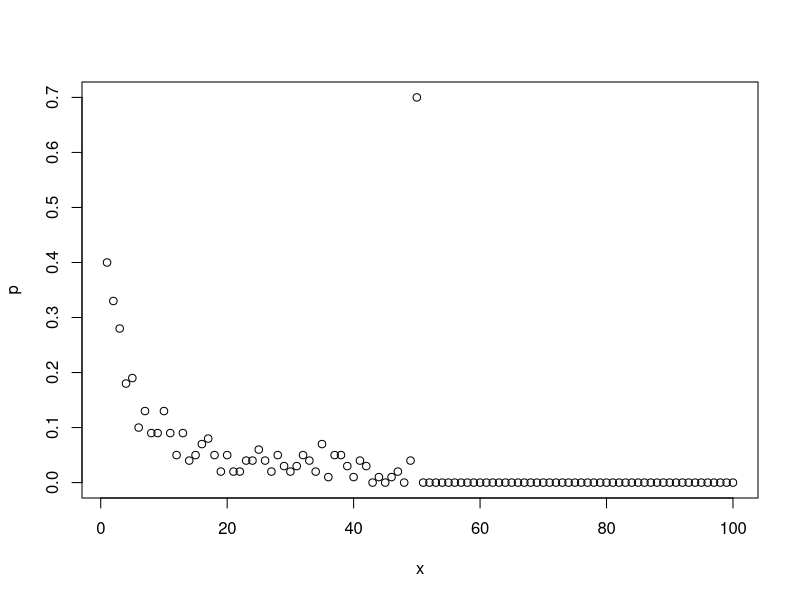

Write the R code that produced this figure.
#-----------------------------------------------Question 1------------------------------------------------------
Pone <- function(n, k, strategy, nreps) {
  #Function to determine the probability that a single prisoner gets free using any one of the 3 given strategies 
  #Arguements
  # n - number of boxes that can opened by one prisoner
  # k - the prisoner number
  # strategy - strategy used by the prisoners to get free. Can be 1,2 or 3
  # nreps - number of simulations
  
  #Returns
  #Probability that a single prisoner got free
  
  #------------------------------------------------CODE---------------------------------------------------------
  freePrisoners = 0 #keeps track of the number of simulation in which prisoner number 'k' got free
  if(strategy == 1) {
    for(rep in 1:nreps) {
      cardsInBoxes <- c(sample(1 : (2*n), 2*n, replace = FALSE))
      #vector of length 2n with index representing the box number and the 
      #corresponding element representing the card number inside
      currentCard = cardsInBoxes[k];
      for(i in 1:n) {
        if(currentCard == k) { #if the card that we got = the prisoner number => prisoner gets free
          freePrisoners = freePrisoners+1 #adding one because in this simulation our prisoner got free
          break
        }
        else { 
          currentCard = cardsInBoxes[currentCard] #else we go and open that box whose number we got in our card in the
          #previous box we opened
        }
      }
    }
    return (freePrisoners/nreps) # prob = favourable number of outcomes/ total number of outcomes
  }
  else if(strategy == 2) {
    for(rep in 1:nreps) {
      cardsInBoxes <- c(sample(1 : (2*n), 2*n, replace = FALSE))
      #vector of length 2n with index representing the box number and the 
      #corresponding element representing the card number inside
      startingBox <- sample(1: (2*n), 1) #randomly selecting the box to be opened first
      currentCard = cardsInBoxes[startingBox]
      for(i in 1:n) {
        if(currentCard == startingBox) { #if the card that we got = the prisoner number => prisoner gets free
          freePrisoners = freePrisoners+1 #adding one because in this simulation our prisoner got free
          break
        }
        else {
          currentCard = cardsInBoxes[currentCard] #else we go and open that box whose number we got in our card in the
          #previous box we opened
        }
      }
    }
    return (freePrisoners/nreps) # prob = favourable number of outcomes/ total number of outcomes
  }
  else if(strategy == 3) {
    for(rep in 1:nreps) {
      cardsInBoxes <- c(sample(1 : (2*n), 2*n, replace = FALSE))
      nRandomBoxes <- c(sample(1 : (2*n), n, replace = FALSE))
      for(box in nRandomBoxes) {
        if(cardsInBoxes[box] == n) { #if the card that we got = the prisoner number => prisoner gets free
          freePrisoners = freePrisoners + 1
          break
        }
      }
    }
    return (freePrisoners/nreps) #return probability
  }
  else {
    return (0.0) #because wronf strategy has been entered
  }
}

#---------------------------------------------Question 2----------------------------------------------------

Pall <- function(n, strategy, nreps) {
  #Function to determine the probability that all prisoners get free using any one of the 3 given strategies 
  #Arguements
  # n - number of boxes that can opened by one prisoner
  # strategy - strategy used by the prisoners to get free. Can be 1,2 or 3
  # nreps - number of simulations
  
  #Returns
  #Probability that all prisoners got free
  
  #---------------------------------------------CODE---------------------------------------------------------
  allPrisonersFree = 0 #keeps track of the number of simulations in which all prisoners got free
  if(strategy == 1) {
    for(rep in 1:nreps) {
      cardsInBoxes <- c(sample(1 : (2*n), 2*n, replace = FALSE))
      #vector of length 2n with index representing the box number and the 
      #corresponding element representing the card number inside
      freePrisoners = 0
      for(prisoner in 1: (2*n)) {
        currentCard = cardsInBoxes[prisoner] 
        for(i in 1:n) {
          if(currentCard == prisoner) { #if the card that we got = the prisoner number => prisoner gets free
            freePrisoners = freePrisoners + 1
            break
          }
          else {
            currentCard = cardsInBoxes[currentCard] #otherwise we go see the card and go to that box number
          }
        }
      }
      if(freePrisoners == (2*n)) {
        allPrisonersFree = allPrisonersFree + 1 #increment the count of simulation in which all prisoners got free by 1
      }
    }
    return (allPrisonersFree/nreps) #return probability
  }
  else if(strategy == 2) {
    for(rep in 1:nreps) {
      freePrisoners = 0
      cardsInBoxes <- c(sample(1 : (2*n), 2*n, replace = FALSE))
      #vector of length 2n with index representing the box number and the 
      #corresponding element representing the card number inside
      for(prisoner in 1: (2*n)) {
        currentBox = sample(1 : (2*n), 1)
        currentCard = cardsInBoxes[currentBox]
        for(i in 1:n) {
          if(currentCard == prisoner) { #if the card that we got = the prisoner number => prisoner gets free
            freePrisoners = freePrisoners + 1
            break
          }
          else {
            currentCard = cardsInBoxes[currentCard] #otherwise we go see the card and go to that box number
          }
        }
      }
      
      if(freePrisoners == (2*n)) {
        allPrisonersFree = allPrisonersFree + 1 #increment the count of simulation in which all prisoners got free by 1
      }
    }
    return (allPrisonersFree/nreps) #return probability
  }
  else if(strategy == 3) {
    for(rep in 1:nreps) {
      freePrisoners = 0
      cardsInBoxes <- c(sample(1 : (2*n), 2*n, replace = FALSE))
      #vector of length 2n with index representing the box number and the 
      #corresponding element representing the card number inside
      # nRandomBoxes <- c(sample(1 : (2*n), n, replace = FALSE))
      for(prisoner in 1:(2*n)) {
        nRandomBoxes <- c(sample(1 : (2*n), n, replace = FALSE)) #selecting n raondom boxes out of 2n boxes
        for(box in nRandomBoxes) {
          if(cardsInBoxes[box] == prisoner) { #if the card that we got = the prisoner number => prisoner gets free
            freePrisoners = freePrisoners + 1
            break
          }
        }
      }
      if(freePrisoners == (2*n)) {
        allPrisonersFree = allPrisonersFree + 1 #increment the count of simulation in which all prisoners got free by 1
      }
    }
    return (allPrisonersFree/nreps) #return probability
  }
}

#---------------------------------------------Question 3-------------------------------------------------
# running Pone for n=5 
print(Pone(5, 4, 1, 10000))
print(Pone(5, 4, 2, 10000))
print(Pone(5, 4, 3, 10000))
#running Pone for n=50
print(Pone(50, 4, 1, 10000))
print(Pone(50, 4, 2, 10000))
print(Pone(50, 4, 3, 10000))
#running Pall for n=5
print(Pall(5, 1, 10000))
print(Pall(5, 2, 10000))
print(Pall(5, 3, 10000))
# running Pall for n=50
print(Pall(50, 1, 10000))
print(Pall(50, 2, 10000))
print(Pall(50, 3, 10000))

#--------------------------------------Question 4-------------------------------------------

# --> The probability of all prisoners escaping is higher in statergy 1 than rest.
# 
# -->This is because in stratergy 1, prisoner opens box in a loop until he finds a box with his card number(prisoner number).Each box will point to unique another box.
#    As prisoner starts with his numbered box, the loop will definately contain his card number.
#    For example, if there are "2n" boxes and prisoner can only open "n" boxes, in order to be successesful the maximum loop length should be less than "n".
#    If its unsuccessful there can be only one loop with length greater than "n", other must be less than "n" in total.
#
#     pr(success)= 1 - pr(loop length >= "n")
# 
# -->In stratergy 2 loop is formed, but since prisoner starts with a random box, there is no guarentee that he finds his number in that loop.
#    Finally, in strategy 3, the selection of boxes is completely random with no loop formation, hence both stratergies have low probability.
#
#

#--------------------------------------Question 5-------------------------------------------
dloop <- function(n, nreps) {
  # Function to to estimate, by simulation, the probability of each loop length from 1 to 2n 
  # occurring at least once in a random shuffling of cards to boxes
  

  #Arguements
  #n - number of boxes that can be opened
  #nreps - number of simulations
  times_Vector <- rep(0, (2*n)) #empty vector to store probabilites. Initialised each element to 0 
  for(rep in 1:nreps) {  
    cardsInBoxes <- c(sample(1 : (2*n), 2*n, replace = FALSE)) 
    #vector of length 2n with index representing the box number and the 
    #corresponding element representing the card number inside
    cycleLengthFound <- rep(F, (2*n))
    #vector to check whether a loop of specific length has been found or not. Initialised each element to 'F'(False)
    for(box in 1:(2*n)) {
      currentLength = 0 #variable to keep a track of loop length
      currentCard = cardsInBoxes[box] 
      maxIterations = n #maximum number of boxes we can open
      
      while(currentCard != box && maxIterations > 0) {
        #since current card number is not equal to box number, we increase length of loop by 1
        currentCard = cardsInBoxes[currentCard]
        currentLength = currentLength + 1 #increase length by 1
        maxIterations = maxIterations - 1 #decrease iterations by 1 becasue 1 box has been opened
      }
      if(currentLength != 0) {
        cycleLengthFound[currentLength] = TRUE #if length found then we chnage the element at that index to True
      }
    }
    for(i in 1:(2*n)) {
      if(cycleLengthFound[i]) { 
        times_Vector[i] = times_Vector[i] + 1 #increase the count of that specific loop length
      }
    }
  }
  probabilityVector <- c(rep(0, (2*n)))
  for(i in 1:(2*n)) {
    probabilityVector[i] = times_Vector[i]/nreps #prob = success/total number of obs
    #in this proob = (count of specific loop length)/(total number of simulations)
  }
  return (probabilityVector)
}
x<-c(1:100)
p = dloop(50,100)
print(p)
plot(x,p)

